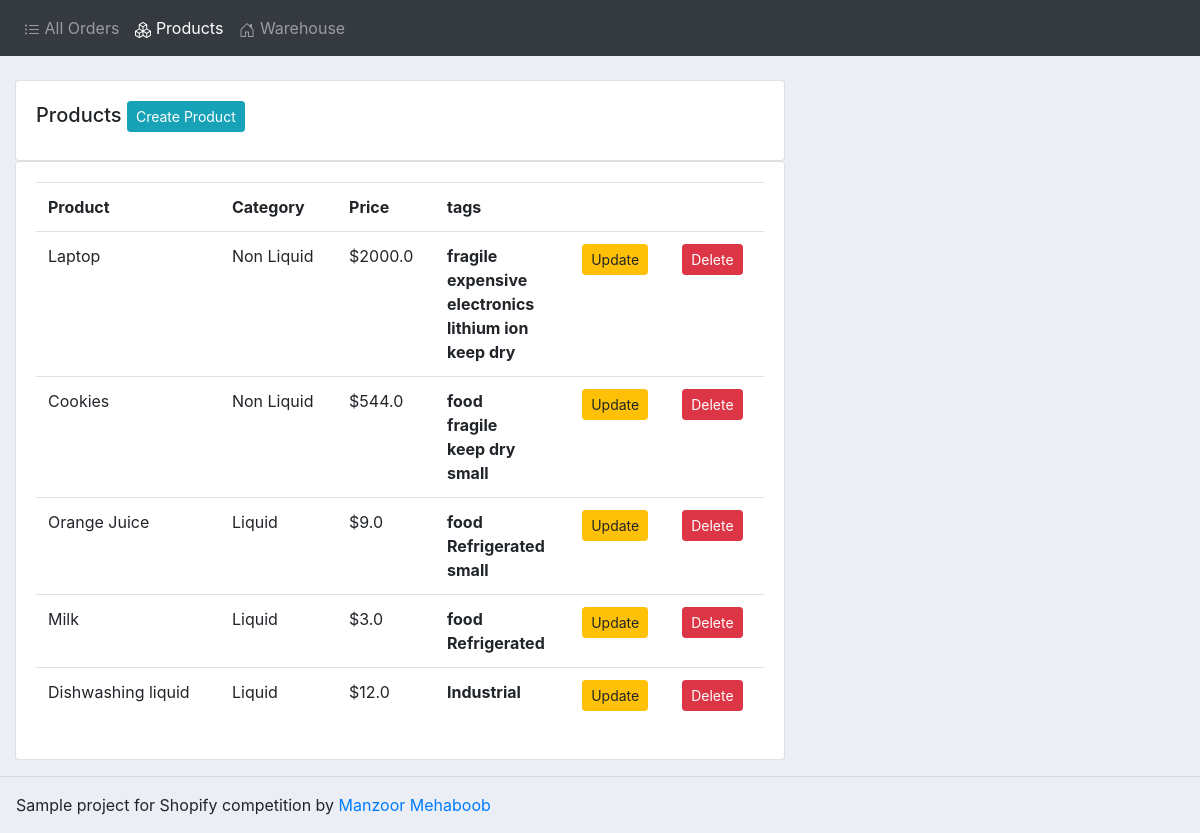
Before: /products/ with the older database file.
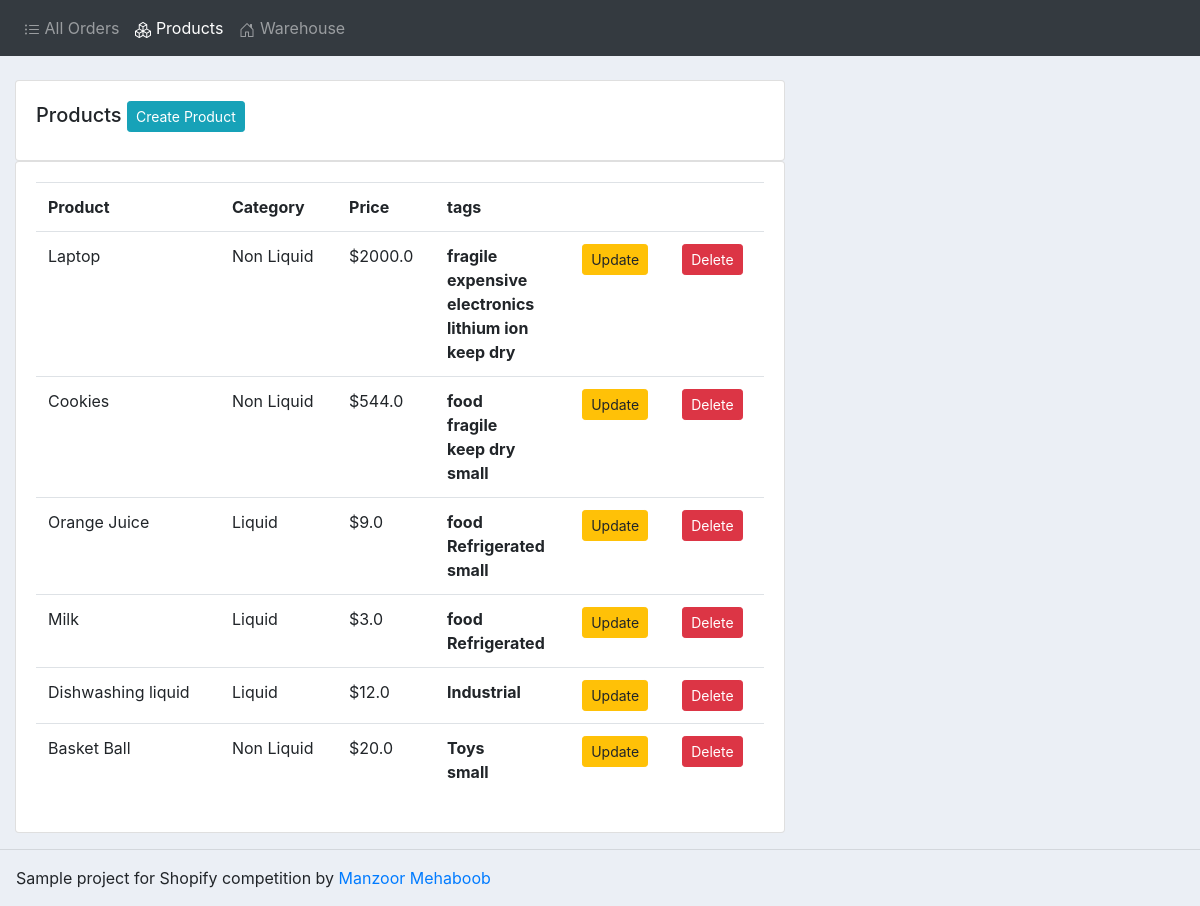
After: the same page with the newer database file.
### accounts/models.py (models this page shows, shortened)
class Product(models.Model):
	CATEGORY = (
			('Liquid', 'Liquid'),
			('Non Liquid', 'Non Liquid'),
			)
	id = models.AutoField(primary_key=True)
	name = models.CharField(max_length=200, null=True)
	price = models.FloatField(null=True)
	category = models.CharField(max_length=200, null=True, choices=CATEGORY)
	description = models.CharField(max_length=200, null=True, blank=True)
	date_created = models.DateTimeField(auto_now_add=True, null=True)
	tags = models.ManyToManyField(Tag)

class Tag(models.Model):
	id = models.AutoField(primary_key=True)
	name = models.CharField(max_length=200, null=True)

### accounts/views.py (the view)
# urls.py: path('products/', views.products, name='products'),
def products(request):
	products = Product.objects.all()
	return render(request, 'accounts/products.html', {'products':products})

### accounts/templates/accounts/products.html
{% extends 'accounts/main.html' %}
{% block content %}
<br>
<div class="row">
	<div class="col-md-8">
		<div class="card card-body">
			<h5>Products <a class="btn btn-sm btn-info" href="{% url 'create_product' %}">Create Product</a></h5>
		</div>
		<div class="card card-body">
			<table class="table">
				<tr>
					<th>Product</th>
					<th>Category</th>
					<th>Price</th>
					<th>tags</th>
					<th></th>
					<th></th>
				</tr>
				{% for i in products %}
				<tr>
					<td>{{i.name}}</td>
					<td>{{i.category}}</td>
					<td>${{i.price}}</td>
					<td><b>{% for j in i.tags.all %} {{j.name}} <br /> {% endfor %}</b></td>
					<td><a class="btn btn-sm btn-warning" href="{% url 'update_product' i.id %}">Update</a></td>
					<td><a class="btn btn-sm btn-danger" href="{% url 'delete_product' i.id %}">Delete</a></td>
				</tr>
				{% endfor %}
			</table>
		</div>
	</div>
</div>
{% endblock content %}

Changed rows visible on the page:
added Product: name "Basket Ball", category "Non Liquid", price "20.0", Tag (name "small")
now on this page (row unchanged): Tag: name "Toys", shown under "Basket Ball"
